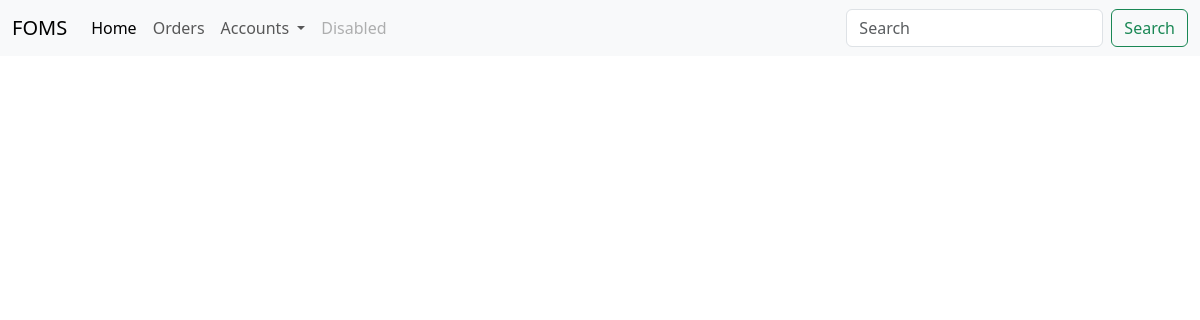
The app's page /Jayanthi, older data.
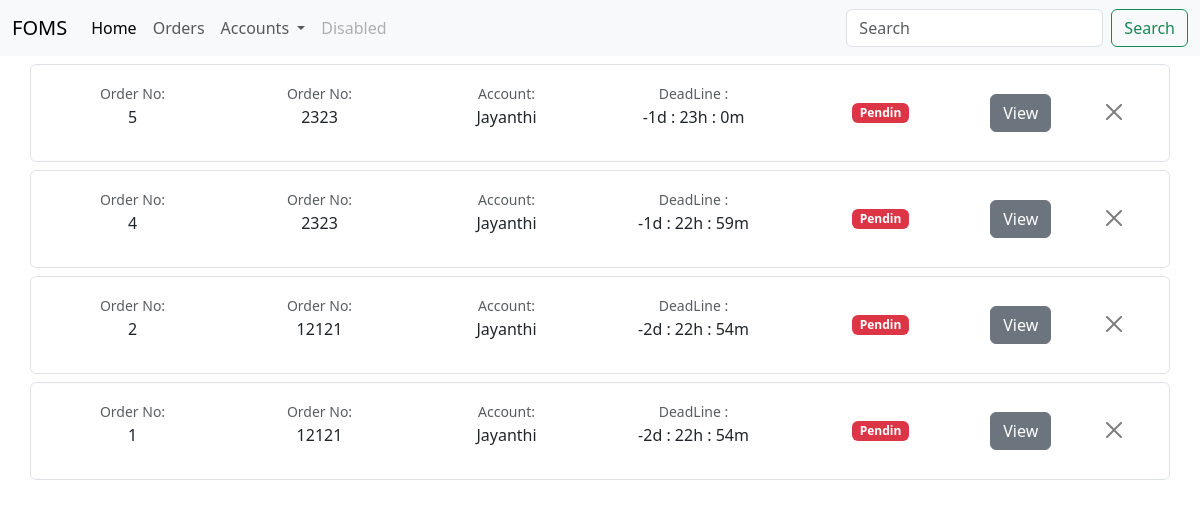
The same page, newer data.
### website/models.py (models this page shows)
class FiverrOrder(db.Model):
    foid = db.Column(db.Integer, primary_key=True)
    fono = db.Column(db.String, nullable=False)
    account_name = db.Column(db.String, nullable=False)
    date = db.Column(db.DateTime, nullable=False)
    soundcloud_tracks = db.relationship(
        'SoundcloudTrack', backref='fiverr_order', lazy='dynamic')

### website/views.py (the view)
@views.route('/Jayanthi')
def jayanthi_order_load():
    account_name = 'Jayanthi'  # Replace with the account_name you want to query
    orders = FiverrOrder.query.filter_by(
        account_name=account_name).order_by(desc(FiverrOrder.foid)).all()
    time = calculate(orders)
    return render_template("jayanthi.html", orders=orders, time=time)

### website/Timecal.py (called while the page is built)
def calculate(orders):
    asia_colombo_tz = pytz.timezone('Asia/Colombo')
    time = {}
    for order in orders:
        current_time = datetime.now()
        End_date = order.date
        remain_time = End_date - current_time
        hours, remainder = divmod(remain_time.seconds, 3600)
        minutes, seconds = divmod(remainder, 60)
        time[order.foid] = {
            'date': remain_time.days,
            'hours': hours,
            'minutes': minutes,
        }
    return time

### website/templates/jayanthi.html (shortened to what this page needs)
{% extends "base.html"%}{%block title%}Orders{%endblock%} {% block content%}
{%for order in orders %}
<div class="container">
  <div class="row my-2 border rounded p-2">
    <div
      class="col-md-2 d-flex align-items-center justify-content-center custom-column"
    >
      <p class="text-center">
        <small class="text-body-secondary">Order No:</small
        ><br />{{order['foid']}}
      </p>
    </div>
    <div
      class="col-md-2 d-flex align-items-center justify-content-center custom-column"
    >
      <p class="text-center">
        <small class="text-body-secondary">Order No:</small
        ><br />{{order['fono']}}
      </p>
    </div>
    <div
      class="col-md-2 d-flex align-items-center justify-content-center custom-column"
    >
      <p class="text-center">
        <small class="text-body-secondary">Account:</small
        ><br />{{order['account_name']}}
      </p>
    </div>
    <div
      class="col-md-2 d-flex align-items-center justify-content-center custom-column"
    >
      <p class="text-center">
        <small class="text-body-secondary">DeadLine :</small
        ><br />{{time[order['foid']]['date']}}d :
        {{time[order['foid']]['hours']}}h :
        {{time[order['foid']]['minutes']}}m<br />
      </p>
    </div>
    <div
      class="col-md-2 d-flex align-items-center justify-content-center custom-column"
    >
      <span class="badge text-bg-danger">Pendin</span>
    </div>
    <div
      class="col-md-1 d-flex align-items-center justify-content-center custom-column"
    >
      <a href="/tracks?foid={{order['foid']}}" class="btn btn-secondary"
        >View</a
      >
    </div>
    <div
      class="col-md-1 d-flex align-items-center justify-content-center custom-column"
    >
      <form action="delete" method="post">
        <button
          type="submit"
          class="btn-close"
          id="submitBtn"
          value="submit"
          aria-label="Close"
        ></button>
      </form>
    </div>
  </div>
</div>
{% endfor %} {%endblock%}

Row changes from the older to the newer data that the page shows:
added FiverrOrder: foid "5", fono "2323", account_name "Jayanthi", foid "-1", foid "23", foid "0"
added FiverrOrder: foid "4", fono "2323", account_name "Jayanthi", foid "-1", foid "22", foid "59"
added FiverrOrder: foid "2", fono "12121", account_name "Jayanthi", foid "-2", foid "22", foid "54"
added FiverrOrder: foid "1", fono "12121", account_name "Jayanthi", foid "-2", foid "22", foid "54"
